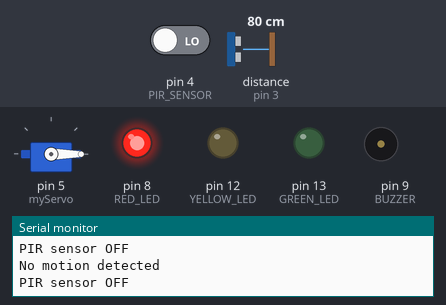
Recording of a sketch running on a simulated Arduino Uno, built with avr-gcc and run on an emulated ATmega328P. Shown: servo, output pins drawn as LEDs (lit = HIGH), buzzer (waves = sounding), the last lines printed to the serial monitor. Inputs (shaded band) come from the test bench; at power-on: pin 4 (PIR_SENSOR) LOW, distance to the obstacle (sensor on pin 3) 80 cm. The echo pulse lasts 58.3 µs per cm; pins used as bus, display or sensor lines are not drawn.

Above: at 1.2 s.
1.3 s: pin 4 (PIR_SENSOR) driven HIGH
At 15.5 s:
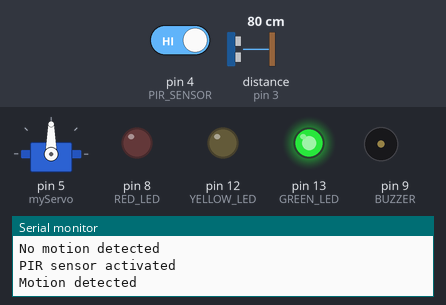
At 24.5 s:
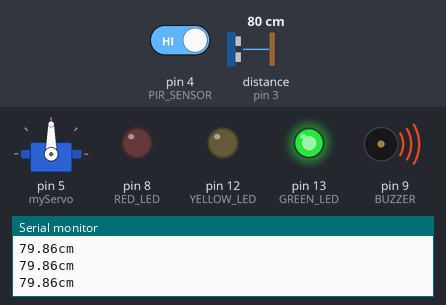
Timing chart, 0 to 24.8 s (numbered marks = the images above; inputs shaded):
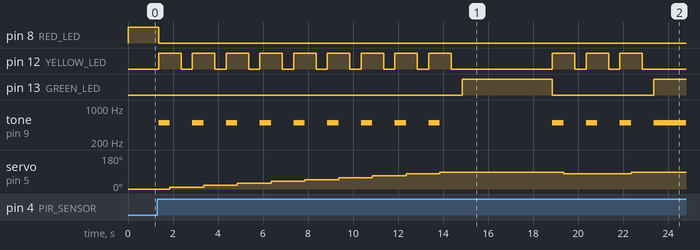

The sketch:

access_control_system.ino
```cpp
/******************************************************************************
 *             Access Control System                                          *
 *                                                                            *
 *             Description:                                                   *
 *             This project simulates an entry and exit system of             *
 *             an urbanization that can grant access when the PIR             *
 *             detects a person.                                              *
 ******************************************************************************/

// Include the servo motor library
#include <Servo.h>

/*******************************PINS DECLARATION*******************************/
// Pin where the trigger of the Ultrasound Sensor is connected
const int TRIGGER = 2;
// Pin where the echo of the Ultrasound Sensor is connected
const int ECHO = 3;
// Pin where the buzzer is connected
const int BUZZER = 9;
// Pin where the red LED is connected
const int RED_LED = 8;
// Pin where the yellow LED is connected
const int YELLOW_LED = 12;
// Pin where the green LED is connected
const int GREEN_LED = 13;
// Pin where the PIR sensor is connected
const int PIR_SENSOR = 4;

/*****************************CONSTANTS AND OBJECT*****************************/
// Minimum distance to stop the mechanical arm from going down
const int MIN_DIST = 90;
// Frequency of the buzzer
const int FREQUENCY = 500;
// Time related with the tone of the buzzer
const int TIMER = 500;
// Create servo object to control the servo
Servo myServo;

/************************************SETUP*************************************/
void setup() {
  // Begin the serial connection for debugging with 9600 bits per second
  Serial.begin(9600);
  // Set the output pins
  pinMode(RED_LED, OUTPUT);
  pinMode(YELLOW_LED, OUTPUT);
  pinMode(GREEN_LED, OUTPUT);
  pinMode(BUZZER, OUTPUT);
  pinMode(TRIGGER, OUTPUT);
  // Set the input pins
  pinMode(ECHO, INPUT);
  pinMode(PIR_SENSOR, INPUT);
  // Set where the servo is connected
  myServo.attach(5);
  /*************Set default state************/
  // Turn on the red LED
  digitalWrite(RED_LED, HIGH);
  // Move the Servo motor to 0 degrees
  servoDefault();
}


/********************************MAIN PROGRAM**********************************/
void loop() {
  // Determine if the PIR sensor detects movements
  if(motionDetected())
  {// There is a movement detected by the PIR sensor
    // Print a message into the serial monitor for debugging purposes
    Serial.println("Motion detected");
    // Call the subroutine that make the mechanical arm to rise
    armUpProtocol();
    // Wait for 4 seconds
    delay(4000);
    // Call the subroutine that make the mechanical arm to go down
    armDownProtocol();
  }
  else
  {// There is no motion detected by the PIR sensor
    // Print a message into the serial monitor for debugging purposes
    Serial.println("No motion detected");
  }
}

/*******************************Subroutines***********************************/
/**
 * Subroutine to read the distance detected by the ultrasound sensor
 *
 * @return distance to the object in centimeters
 */
float readUltrasound()
{
  // Declare the variable that will hold the distance in centimeters
  float cm;
  // Make the ultrasonic sensor produce a sound wave
  digitalWrite(TRIGGER, LOW);
  delayMicroseconds(2);
  digitalWrite(TRIGGER, HIGH);
  delayMicroseconds(10);
  digitalWrite(TRIGGER, LOW);
  // Determine the time that the sound wave takes to return
  // and convert time into distance (centimeters)
  cm = pulseIn(ECHO, HIGH) / 58.4;
  // Keep two decimal places
  cm = (int(cm * 100.0)) / 100.0;
  // Print the distance in the Serial monitor for debugging purposes
  Serial.print(cm);
  Serial.print("cm");
  Serial.println();
  // Return the distance
  return cm;
}

/**
 * Subroutine that helps us to determine if there is movement
 * detected by the PIR sensor
 *
 * @return boolean value indicating if there was motion detected
 *              true - motion detected
 *              false - motion not detected
 */
boolean motionDetected()
{
  // Read from the PIR sensor
  int pirReading = digitalRead(PIR_SENSOR);
  // Verify the reading, if the reading is HIGH,
  // this means that the PIR sensor has detected a movement
  if(pirReading==HIGH)
  {
    // Print a message in the serial monitor for debugging pusposes
    Serial.println("PIR sensor activated");
    // Return true, to indicate that there has been a movement
    return true;
  }
  // Print a message in the serial monitor for debugging purposes
  Serial.println("PIR sensor OFF");
  // Return false to indicate that there is no movement detected
  return false;
}

/**
 * Subroutine that helps us to set the servo motor to its
 * default position at 0 degrees
 */
void servoDefault()
{
  myServo.write(0);
}

/**
 * Subroutine that helps us raise the mechanical hand
 */
void armUpProtocol()
{
  // Turn off the red LED, indicating that where going to start this protocol
  digitalWrite(RED_LED, LOW);
  // Loop that will make the servo motor move from 0 degrees to 90 degrees
  // using steps of 10 degrees
  for(int degree = 10; degree <= 90; degree = degree + 10)
  {
    // Turn on the yellow LED
    digitalWrite(YELLOW_LED, HIGH);
    // Turn on the buzzer
    tone(BUZZER, FREQUENCY);
    // Wait 'TIMER' milliseconds
    delay(TIMER);
    // Move the servo motor to 'i' degrees
    myServo.write(degree);
    // Turn off the buzzer
    noTone(BUZZER);
    // Wait 'TIMER' milliseconds
    delay(TIMER);
    // Turn off the yellow LED
    digitalWrite(YELLOW_LED, LOW);
    // Wait 'TIMER' milliseconds
    delay(TIMER);
  }
  // Turn on the green LED, to indicate the end of the protocol
  digitalWrite(GREEN_LED, HIGH);
}

/**
 * Subroutine that helps us lower the mechanical hand
 */
void armDownProtocol()
{
  // Turn off the green LED, to indicate the begging of the protocol
  digitalWrite(GREEN_LED, LOW);
  // Declare and initialize the variable that will hold the degrees
  // that will be assigned to the servo motor
  int degree = 80;
  // While we do not lower the mechanical arm completely, do the following:
  while(degree != -10)
  {
    // Loop to lower the mechanical arm, the servo will move using
    // steps of 10 degrees
    for(degree; degree >= 0; degree = degree - 10)
    {
      // Turn on the yellow LED
      digitalWrite(YELLOW_LED, HIGH);
      // Turn on the buzzer
      tone(BUZZER, FREQUENCY);
      // Wait 'TIMER' milliseconds
      delay(TIMER);
      // Move the servo to 'degree' degrees
      myServo.write(degree);
      // Turn off the buzzer
      noTone(BUZZER);
      // Wait 'TIMER' milliseconds
      delay(TIMER);
      // Turn off the yellow LED
      digitalWrite(YELLOW_LED, LOW);
      // Wait 'TIMER' milliseconds
      delay(TIMER);
      // Verify if there is an object detected by the distance sensor
      if(readUltrasound()<= MIN_DIST)
      {
        // If there is an object, we start to rise the arm
        // from the current position up to the 90 degrees
        for(degree; degree <= 90; degree = degree + 10)
        {
          // Turn on the yellow LED
          digitalWrite(YELLOW_LED, HIGH);
          // Turn on the buzzer
          tone(BUZZER, FREQUENCY);
          // Wait 'TIMER' milliseconds
          delay(TIMER);
          // Move the servo to 'degree' degrees
          myServo.write(degree);
          // Turn off the buzzer
          noTone(BUZZER);
          // Wait 'TIMER' milliseconds
          delay(TIMER);
          // Turn off the yellow LED
          digitalWrite(YELLOW_LED, LOW);
          // Wait 'TIMER' milliseconds
          delay(TIMER);
        }
        // While there is an object close enough, keep the arm up at 90 degrees
        while(readUltrasound()<= MIN_DIST)
        {
          // Turn on the buzzer
          tone(BUZZER, FREQUENCY);
          // Turn on the green LED
          digitalWrite(GREEN_LED, HIGH);
        }
        // Turn off the green LED
        digitalWrite(GREEN_LED, LOW);
      }
    }
  }
  // Turn on the red LED, to indicate the end of the protocol
  digitalWrite(RED_LED, HIGH);
}
```

Measured:
- after the input at 1.3 s, pin 8 (RED_LED): HIGH → LOW after 0.06 s; pin 12 (YELLOW_LED): LOW → HIGH after 0.06 s, → LOW 1.0 s later, → HIGH 0.50 s later, → LOW 1.0 s later, … (24 changes in this stretch)
